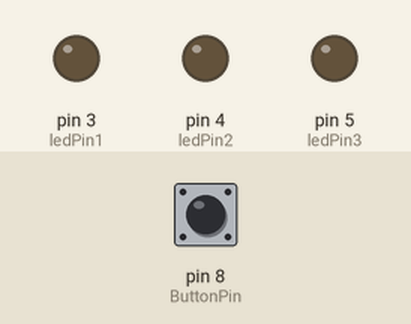
Bench run of a sketch on a simulated Arduino Uno, built with avr-gcc and run on an emulated ATmega328P. Shown: output pins drawn as LEDs (lit = HIGH). Dashed ring = blinking. The inputs (shaded band) are chosen by the test bench; at power-on: pin 8 (ButtonPin) HIGH.

Above: at 1.2 s.
1.3 s: pin 8 (ButtonPin) pulled LOW for 3.2 s
At 2.1 s:
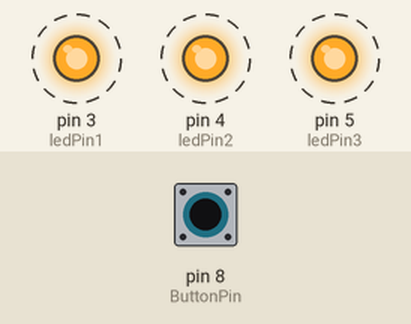
Timing chart, 0 to 5.8 s (numbered marks = the images above; inputs shaded):
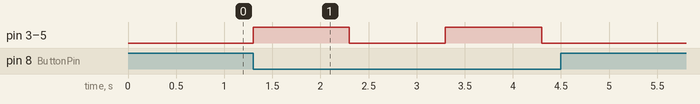

Measured:
- after the input at 1.3 s, pin 3 (ledPin1), pin 4 (ledPin2), pin 5 (ledPin3): alternates HIGH for 1.0 s and LOW for 1.0 s, 4 changes in all, then stays LOW, starting at once

The sketch:

BTN_handel_Blink3.ino
```cpp
//==============================
// 計算機五大單元 + 暫存器設定註解
//==============================

//【記憶單元】宣告 LED 與按鈕腳位 (變數存放在 SRAM 中)
const int ledPin1 = 3;   // 對應 ATmega2560 的 PD3 腳位
const int ledPin2 = 4;   // 對應 ATmega2560 的 PD4 腳位
const int ledPin3 = 5;   // 對應 ATmega2560 的 PD5 腳位
const int ButtonPin = 8; // 對應 ATmega2560 的 PB0 腳位

//【記憶單元】變數用於儲存按鈕狀態
int buttonState = 0;

//【控制單元】setup() 初始化設定
void setup() {
  //【輸出單元】設定 LED 腳位為輸出
  // pinMode(3, OUTPUT) → DDRD3 = 1
  // pinMode(4, OUTPUT) → DDRD4 = 1
  // pinMode(5, OUTPUT) → DDRD5 = 1
  pinMode(ledPin1, OUTPUT);
  pinMode(ledPin2, OUTPUT);
  pinMode(ledPin3, OUTPUT);

  //【輸入單元】設定按鈕腳位為輸入並啟用內部上拉電阻
  // pinMode(8, INPUT_PULLUP) → DDRB0 = 0 (輸入模式)，PORTB0 = 1 (啟用上拉電阻)
  pinMode(ButtonPin, INPUT_PULLUP);
}

//【控制單元】loop() 主迴圈
void loop() {
  //【輸入單元】讀取按鈕狀態
  // digitalRead(8) → 讀取 PINB0 暫存器的值
  buttonState = digitalRead(ButtonPin);

  //【控制單元】判斷按鈕是否被按下 (LOW = 按下)
  if (buttonState == LOW)
  {
    //【輸出單元】LED 全亮
    // digitalWrite(3, HIGH) → PORTD3 = 1
    // digitalWrite(4, HIGH) → PORTD4 = 1
    // digitalWrite(5, HIGH) → PORTD5 = 1
    digitalWrite(ledPin1, HIGH);
    digitalWrite(ledPin2, HIGH);
    digitalWrite(ledPin3, HIGH);

    //【控制單元】延遲 1 秒 (透過 Timer 暫存器計算)
    delay(1000);

    //【輸出單元】LED 全滅
    // digitalWrite(3, LOW) → PORTD3 = 0
    // digitalWrite(4, LOW) → PORTD4 = 0
    // digitalWrite(5, LOW) → PORTD5 = 0
    digitalWrite(ledPin1, LOW);
    digitalWrite(ledPin2, LOW);
    digitalWrite(ledPin3, LOW);

    //【控制單元】延遲 1 秒
    delay(1000);
  }
}
```
